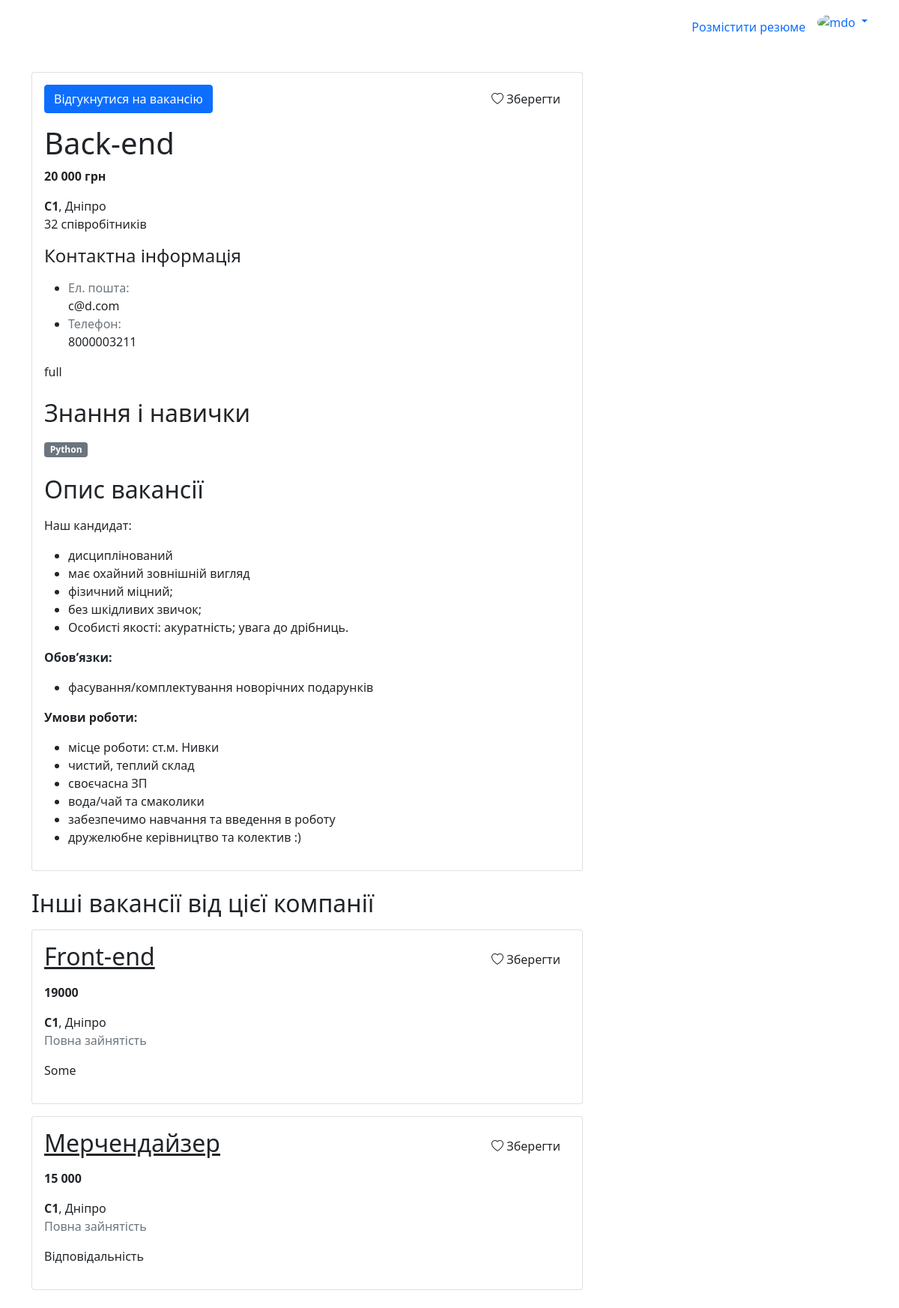
/vacancy/view/1/ (signed in), run on the app's committed database.
### vacancy/models.py (models this page shows)
class Vacancy(models.Model):
    title = models.CharField(max_length=100)
    employment_type = models.CharField(max_length=20, choices=EMPLOYMENT_TYPE, null=True)
    salary = models.CharField(max_length=100)
    position = models.ForeignKey(JobPosition, on_delete=models.DO_NOTHING)
    skills = models.ManyToManyField(JobSkill)
    email = models.EmailField()
    phone_number = models.CharField(max_length=100)
    description = HTMLField()
    created_by = models.ForeignKey(User, on_delete=models.CASCADE, related_name='my_vacancies')
    objects = CustomBaseManager()

### main/models.py (models this page shows, shortened)
class JobPosition(models.Model):
    title = models.CharField(max_length=100)

class JobSkill(models.Model):
    value = models.CharField(max_length=100)

### user/models.py (models this page shows, shortened)
class Company(models.Model):
    name = models.CharField(null=False, max_length=100)
    address_text = models.CharField(max_length=100)
    region = models.CharField('Регіон', max_length=2, choices=REGIONS, default='dp', null=False)
    phone_number = models.CharField(max_length=100)
    employees_count = models.IntegerField()
    created_by = models.OneToOneField(User, on_delete=models.CASCADE, primary_key=True, related_name='company')

class User(AbstractUser):
    region = models.CharField('Регіон', max_length=2, choices=REGIONS, null=False)
    auth_complete = models.BooleanField(default=True)
    age = models.IntegerField(null=True)
    phone_number = models.CharField(max_length=100)
    saved_resumes = models.ManyToManyField('resume.Resume', related_name='saved_by')
    saved_vacancies = models.ManyToManyField('vacancy.Vacancy', related_name='saved_by')
    def is_job_seeker(self) -> bool:
        return self.groups.filter(name = UserRole.JOB_SEEKER).exists()
    def is_employer(self) -> bool:
        return self.groups.filter(name = UserRole.EMPLOYER).exists()

### vacancy/views.py (the view)
# urls.py: path('view/<int:id>/', VacancyView.as_view(), name = 'view'),
class VacancyView(View):
    def get(self, request: HttpRequest, id: int):
        try:
            vacancy_qs = (
                Vacancy.objects
                .select_related('position', 'created_by', 'created_by__company')
                .prefetch_related('skills')
            )
            vacancy = annotate_is_vacancy_saved_to_user(vacancy_qs, request.user).get(id=id)
        except Vacancy.DoesNotExist:
            return redirect('main:error')
        if request.user.id != vacancy.created_by:
            other_vacancies = self.get_user_other_vacancies(vacancy.created_by.id, vacancy.id)
        parent_template = 'main/base-employer.html' if request.user.is_employer() else 'main/base-job-seeker.html'
        return render(request, 'vacancy/view-vacancy.html', Utils.html_context(
            request,
            context={
                'vacancy': vacancy,
                'other_vacancies': other_vacancies,
                'is_job_seeker': request.user.is_job_seeker(),
                'parent_template': parent_template
            }
        ))
    def get_user_other_vacancies(self, user_id, vacancy_id):
        filtered_qs = (Vacancy.objects
                    .filter(created_by__pk=user_id)
                    .exclude(id=vacancy_id)
                    .select_related('position')
                )
        if self.request.user.is_authenticated:
            filtered_qs = annotate_is_vacancy_saved_to_user(filtered_qs, self.request.user)
        return filtered_qs

### main/models.py (called while the page is built, shortened)
    def _clean_q_objects(self, args):
        new_args = []
        return new_args

    def filter(self, *args, **kwargs):
        filters = {key: value for key, value in kwargs.items() if value is not None}
        cleaned_args = self._clean_q_objects(args)
        return super().filter(*cleaned_args, **filters)

### main/templatetags/custom-tags.py (called while the page is built)
@register.filter(name='region')
def region(value):
    if not isinstance(value, str):
        return value
    r = [item[1] for item in REGIONS if item[0] == value][0]
    return r or value

@register.filter(name='employment_type')
def employment_type(value):
    if not isinstance(value, str):
        return value
    r = [item[1] for item in EMPLOYMENT_TYPE if item[0] == value][0]
    return r or value

### utils.py (called while the page is built)
    @staticmethod
    def html_context(request: HttpRequest, context = {}):
        auth_user = None
        if request.user.is_authenticated:
            auth_user = {
                'email': request.user.email,
                'username': request.user.username,
                'role': str(UserRole.EMPLOYER) if request.user.is_employer() else str(UserRole.JOB_SEEKER)
            }
        return {
            'auth_user': auth_user,
            **context
        }

### vacancy/views.py (called while the page is built)
def annotate_is_vacancy_saved_to_user(qs: QuerySet, user) -> QuerySet:
    return qs.annotate(is_saved=Case(
        When(saved_by=user, then=Value(True)),
        default=Value(False),
        output_field=BooleanField(),
    ))

### vacancy/templates/vacancy/view-vacancy.html (shortened to what this page needs)
{% extends parent_template %}
{% load custom-tags %}
{% block content %}
  <div class="row">
    <div class="col-md-8 col-12">
      <div class="card">
        <div class="card-body">
            <div class="card-top-actions pb-2 mb-2 d-flex justify-content-between">
              {% if is_job_seeker %}
                <a href="" class="btn btn-primary">Відгукнутися на вакансію</a>
                {% include 'main/components/save-to-user-btn.html' with data_id=vacancy.id is_saved=vacancy.is_saved %}
              {% endif %}
            </div>
          <div class="card-title">
            <h1>{{ vacancy.position.title }}</h1>
          </div>
          <p><strong>{{ vacancy.salary }}</strong></p>
          <p>
            <strong>{{ vacancy.created_by.company.name }}</strong>,
            {{ vacancy.created_by.company.region|region }}
            <br>
            {{ vacancy.created_by.company.employees_count }} співробітників
          </p>
          <h4 class="mb-3">Контактна інформація</h4>
          <ul class="attr-list">
            <li class="attr-item">
              <div class="text-muted attr-name">Ел. пошта:</div>
              <div class="attr-value">{{ vacancy.email }}</div>
            </li>
            <li class="attr-item">
              <div class="text-muted attr-name">Телефон:</div>
              <div class="attr-value">{{ vacancy.phone_number }}</div>
            </li>
          </ul>
          <p>{{ vacancy.employment_type }}</p>
          <h2 class="mt-4 mb-3">Знання і навички</h2>
          <div class="skill-list">
            {% for skill in vacancy.skills.all %}
              <span class="badge bg-secondary">{{ skill.value }}</span>
            {% endfor %}
          </div>
          <h2 class="mt-4 mb-3">Опис вакансії</h2>
          <div class="description">
            {{ vacancy.description|safe }}
          </div>
        </div>
      </div>
      {% if other_vacancies %}
        <h2 class="mt-4 mb-3">Інші вакансії від цієї компанії</h2>
        {% for v in other_vacancies %}
          <div class="wrapper mt-3">
            {% include 'main/components/vacancy-simple-card.html' with vacancy=v show_save=is_job_seeker %}
          </div>
        {% endfor %}
      {% endif %}
    </div>
  </div>
{% endblock %}

### main/templates/main/components/save-to-user-btn.html
<a data-id="{{ data_id }}" href="#" class="btn btn-icon ms-3 {{ style_classes }}">
  {% if not is_saved %}
    <i class="bi bi-heart"></i>
    Зберегти
  {% else %}
    <i class="bi bi-check2"></i>
    Збережено
  {% endif %}
</a>

### main/templates/main/components/vacancy-simple-card.html (shortened to what this page needs)
{% load custom-tags %}
<div class="card with-hover">
  <div class="card-body">
    <div class="card-title d-flex align-items-center justify-content-between">
      <h2><a href="{% url 'vacancy:view' vacancy.id %}" class="text-dark">{{ vacancy.position.title }}</a></h2>
      {% if show_save %}
        {% include 'main/components/save-to-user-btn.html' with data_id=vacancy.id style_classes="save-vacancy-btn" is_saved=vacancy.is_saved %}
      {% endif %}
    </div>
    <p><strong>{{ vacancy.salary }}</strong></p>
    <strong>{{ vacancy.created_by.company.name }}</strong>,
    {{ vacancy.created_by.company.region|region }}
    {% if vacancy.employment_type %}
      <p class="text-muted">{{ vacancy.employment_type|employment_type }}</p>
    {% endif %}
    <div class="my-3">{{ vacancy.description|striptags|truncatewords:15 }}</div>
  </div>
</div>

### data on the page
Vacancy: position "Back-end", salary "20 000 грн", created_by.company.name "C1", created_by.company.region|region "Дніпро", created_by.company.employees_count "32", email "c@d.com", phone_number "8000003211", employment_type "full", description "Наш кандидат: дисциплінований має охайний зовнішній вигляд фізичний міцний; без шкідливих звичок; Особисті якості: акуратність; увага до дрібниць. Обов’язки: фасування/комплектування новорічних подарунків Умови роботи: місце роботи: ст.м. Нивки чистий, теплий склад своєчасна ЗП вода/чай та смаколики забезпечимо навчання та введення в роботу дружелюбне керівництво та колектив :)"
JobSkill: value "Python"
Vacancy: position "Front-end", salary "19000", created_by.company.name "C1", created_by.company.region|region "Дніпро", employment_type|employment_type "Повна зайнятість", description "Some"
Vacancy: position "Мерчендайзер", salary "15 000", created_by.company.name "C1", created_by.company.region|region "Дніпро", employment_type|employment_type "Повна зайнятість", description "Відповідальність"
